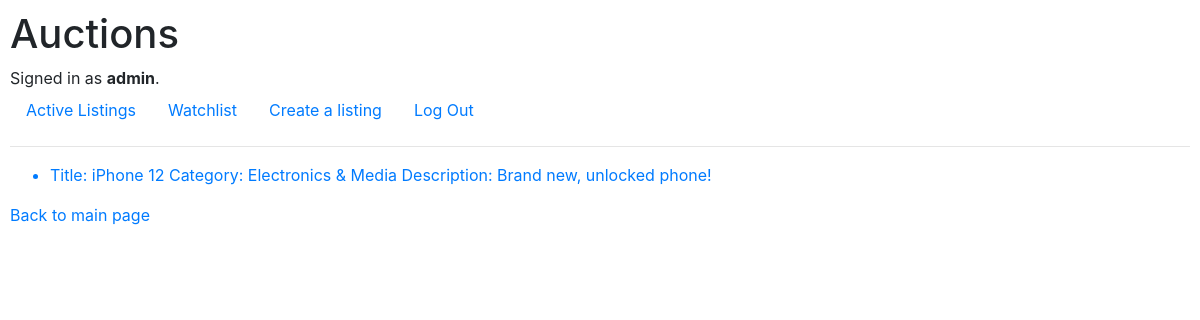
Page /mywatchlist/ (signed in) on the committed database.
### auctions/models.py (models this page shows, shortened)
class User(AbstractUser):
    watchlist = models.ManyToManyField("AuctionListing", related_name="watchers")

class AuctionListing(models.Model):
    title = models.CharField(max_length=128)
    description = models.CharField(max_length=1024)
    category = models.CharField(max_length=32,
        choices=[(categories[x][0], categories[x][0]) for x in range(0,len(categories))],
        default=categories[0][0],
        blank=True)
    image = models.URLField(blank=True)
    starting_price = models.IntegerField()
    status = models.BooleanField(default=True) #active or not
    date_posted = models.DateTimeField(auto_now_add=True)
    owner = models.ForeignKey("User", on_delete=models.CASCADE, related_name="owner_listings")
    winner = models.ForeignKey("User", on_delete=models.CASCADE, related_name="winner_listings")
    def __str__(self):
        return f"Title: {self.title} Category: {self.category} Description: {self.description}"

### auctions/views.py (the view)
# urls.py: path("mywatchlist/", views.viewwatchlist, name="viewwatchlist"),
@login_required
def viewwatchlist(request):
    watchlist = request.user.watchlist.all()
    return render(request, "auctions/watchlist.html", {
        "watchlist": watchlist
    })

### auctions/templates/auctions/watchlist.html
{% extends "auctions/layout.html" %}
{% block body %}
    <ul>
        {% if watchlist.count == 0 %}
            There is no items in your watchlist.
        {% else %}
            {% for item in watchlist %}
            <a href="{% url 'listing' item.id %}">
                <li>{{ item }}</li>
            </a>
            {% endfor %}
        {% endif %}
    </ul>
    <a href="{% url 'index' %}">Back to main page</a>
{% endblock %}

### auctions/templates/auctions/layout.html (shortened to what this page needs)
{% load static %}
<!DOCTYPE html>
<html lang="en">
    <head>
        <link rel="stylesheet" href="https://stackpath.bootstrapcdn.com/bootstrap/4.4.1/css/bootstrap.min.css">
        <link href="{% static 'auctions/styles.css' %}" rel="stylesheet">
    </head>
    <body>
        <h1>Auctions</h1>
        <div>
            {% if user.is_authenticated %}
                Signed in as <strong>{{ user.username }}</strong>.
            {% else %}
                Not signed in.
            {% endif %}
        </div>
        <ul class="nav">
            <li class="nav-item">
                <a class="nav-link" href="{% url 'index' %}">Active Listings</a>
            </li>
            {% if user.is_authenticated %}
                <li class="nav-item">
                    <a class="nav-link" href="{% url 'viewwatchlist' %}">Watchlist</a>
                </li>
                <li class="nav-item">
                    <a class="nav-link" href="{% url 'createlisting' %}">Create a listing</a>
                </li>
                <li class="nav-item">
                    <a class="nav-link" href="{% url 'logout' %}">Log Out</a>
                </li>
            {% endif %}
        </ul>
        <hr>
        {% block body %}
        {% endblock %}
    </body>
</html>

### auctions/static/auctions/styles.css (style rules this page uses)
body { padding: 10px; }

### rows in the picture
User: username "admin"
AuctionListing: title+category+description "Title: iPhone 12 Category: Electronics & Media Description: Brand new, unlocked phone!"
